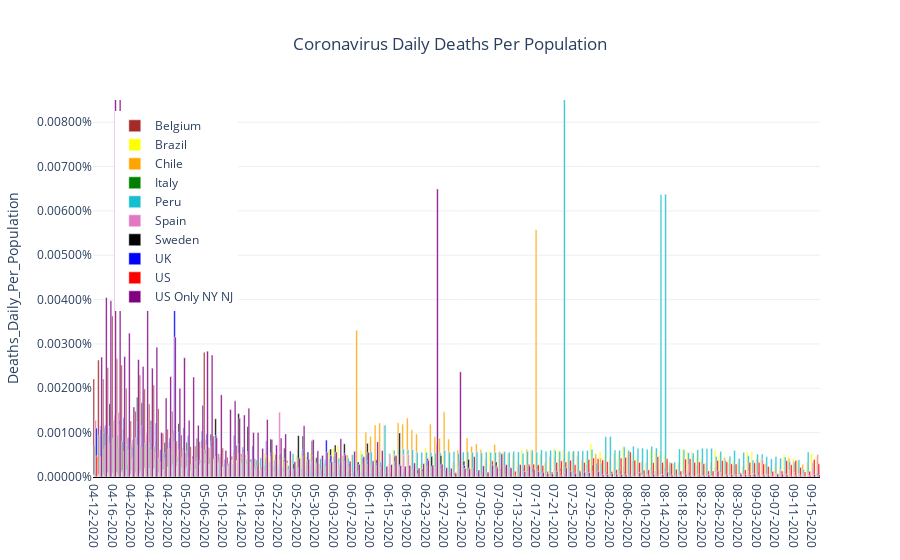

Notebook cell for this chart:
### Code cell
data = []
for mycountry in countries_list:
    data.append(go.Bar(x=country_df[country_df['Country_Region']==mycountry]['Date'],
                               y=country_df[country_df['Country_Region']==mycountry]['Deaths_Daily_Per_Population'],
                               name = rename_dict[mycountry],
                               marker = {'color':colors_dict[mycountry]},width = 0.35))
layout = go.Layout(showlegend = True,
                legend= dict(x=0.03,y=0.97),
                title='Coronavirus Daily Deaths Per Population',
                title_x= 0.5,
                yaxis={'title':'Deaths_Daily_Per_Population',
                       'tickformat':'.5%',
                       'range': [0.0,0.000085],
                      'zeroline':True,'zerolinecolor':'#000000','zerolinewidth':2.0},
                template='plotly_white')
fig = go.Figure(data=data,layout=layout)
#fig.update_layout(annotations = [{'x':'06-25-2020',
#                                 'y':0.000075,
#                                 'xref':'x','yref':'y',
#                                 'showarrow':True,'arrowhead':7,'ax':85,'ay':0,
#                                 'text':r'NJ 06-25-2020:<br>0.0202%,<br>(Probable Deaths Added)'}])
iplot(fig)
myfilename = r'C:\__YOUTUBE__\__POLITICS__\Coronavirus\outputdata\W3-CV_Daily_Deaths_Per_Population.png'
fig.write_image(myfilename,width = 852,height = 480)
print('Static Image:')
Image(filename=myfilename)

### Figure 1 — Plotly figure (JSON) as saved in the notebook; plotly's stock layout.template omitted (floating-point values rounded to 4 significant figures; data arrays with more than 128 entries replaced by an {"elided": "..."} marker saying what was removed)
{"data": [{"marker": {"color": "brown"}, "name": "Belgium", "type": "bar", "width": 0.35, "x": {"elided": "158 str values"}, "y": {"elided": "158 float values"}}, {"marker": {"color": "yellow"}, "name": "Brazil", "type": "bar", "width": 0.35, "x": {"elided": "158 str values"}, "y": {"elided": "158 float values"}}, {"marker": {"color": "orange"}, "name": "Chile", "type": "bar", "width": 0.35, "x": {"elided": "158 str values"}, "y": {"elided": "158 float values"}}, {"marker": {"color": "green"}, "name": "Italy", "type": "bar", "width": 0.35, "x": {"elided": "158 str values"}, "y": {"elided": "158 float values"}}, {"marker": {"color": "#17becf"}, "name": "Peru", "type": "bar", "width": 0.35, "x": {"elided": "158 str values"}, "y": {"elided": "158 float values"}}, {"marker": {"color": "#e377c2"}, "name": "Spain", "type": "bar", "width": 0.35, "x": {"elided": "158 str values"}, "y": {"elided": "158 float values"}}, {"marker": {"color": "black"}, "name": "Sweden", "type": "bar", "width": 0.35, "x": {"elided": "158 str values"}, "y": {"elided": "158 float values"}}, {"marker": {"color": "blue"}, "name": "UK", "type": "bar", "width": 0.35, "x": {"elided": "158 str values"}, "y": {"elided": "158 float values"}}, {"marker": {"color": "red"}, "name": "US", "type": "bar", "width": 0.35, "x": {"elided": "158 str values"}, "y": {"elided": "158 float values"}}, {"marker": {"color": "purple"}, "name": "US Only NY NJ", "type": "bar", "width": 0.35, "x": {"elided": "158 str values"}, "y": {"elided": "158 float values"}}], "layout": {"legend": {"x": 0.03, "y": 0.97}, "showlegend": true, "title": {"text": "Coronavirus Daily Deaths Per Population", "x": 0.5}, "yaxis": {"range": [0, 8.5e-05], "tickformat": ".5%", "title": {"text": "Deaths_Daily_Per_Population"}, "zeroline": true, "zerolinecolor": "#000000", "zerolinewidth": 2}}}
